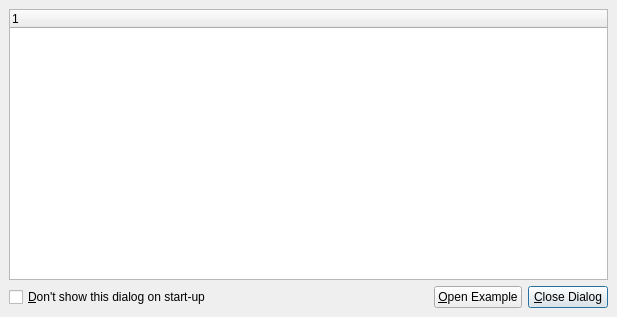
<ui version="4.0" >
 <author></author>
 <comment></comment>
 <exportmacro></exportmacro>
 <class>ExamplesDialogBase</class>
 <widget class="QDialog" name="ExamplesDialogBase" >
  <property name="geometry" >
   <rect>
    <x>0</x>
    <y>0</y>
    <width>617</width>
    <height>317</height>
   </rect>
  </property>
  <property name="sizePolicy" >
   <sizepolicy>
    <hsizetype>5</hsizetype>
    <vsizetype>5</vsizetype>
    <horstretch>0</horstretch>
    <verstretch>0</verstretch>
   </sizepolicy>
  </property>
  <property name="windowTitle" >
   <string>Examples</string>
  </property>
  <layout class="QGridLayout" >
   <property name="margin" >
    <number>9</number>
   </property>
   <property name="spacing" >
    <number>6</number>
   </property>
   <item row="1" column="0" >
    <widget class="QCheckBox" name="showCheckBox_" >
     <property name="text" >
      <string>&amp;Don't show this dialog on start-up</string>
     </property>
     <property name="shortcut" >
      <string>Alt+D</string>
     </property>
    </widget>
   </item>
   <item row="0" column="0" colspan="4" >
    <widget class="QTreeWidget" name="examplesListView_" >
     <property name="rootIsDecorated" >
      <bool>false</bool>
     </property>
    </widget>
   </item>
   <item row="1" column="3" >
    <widget class="QPushButton" name="cancelButton_" >
     <property name="text" >
      <string>&amp;Close Dialog</string>
     </property>
     <property name="shortcut" >
      <string>Alt+C</string>
     </property>
     <property name="default" >
      <bool>true</bool>
     </property>
    </widget>
   </item>
   <item row="1" column="2" >
    <widget class="QPushButton" name="okButton_" >
     <property name="text" >
      <string>&amp;Open Example</string>
     </property>
     <property name="shortcut" >
      <string>Alt+O</string>
     </property>
    </widget>
   </item>
   <item row="1" column="1" >
    <spacer>
     <property name="orientation" >
      <enum>Qt::Horizontal</enum>
     </property>
     <property name="sizeType" >
      <enum>QSizePolicy::Expanding</enum>
     </property>
     <property name="sizeHint" >
      <size>
       <width>111</width>
       <height>20</height>
      </size>
     </property>
    </spacer>
   </item>
  </layout>
 </widget>
 <layoutdefault spacing="6" margin="11" />
 <pixmapfunction>qPixmapFromMimeSource</pixmapfunction>
 <resources/>
 <connections>
  <connection>
   <sender>okButton_</sender>
   <signal>clicked()</signal>
   <receiver>ExamplesDialogBase</receiver>
   <slot>accept()</slot>
   <hints>
    <hint type="sourcelabel" >
     <x>20</x>
     <y>20</y>
    </hint>
    <hint type="destinationlabel" >
     <x>20</x>
     <y>20</y>
    </hint>
   </hints>
  </connection>
  <connection>
   <sender>cancelButton_</sender>
   <signal>clicked()</signal>
   <receiver>ExamplesDialogBase</receiver>
   <slot>reject()</slot>
   <hints>
    <hint type="sourcelabel" >
     <x>20</x>
     <y>20</y>
    </hint>
    <hint type="destinationlabel" >
     <x>20</x>
     <y>20</y>
    </hint>
   </hints>
  </connection>
  <connection>
   <sender>examplesListView_</sender>
   <signal>itemDoubleClicked(QTreeWidgetItem*,int)</signal>
   <receiver>ExamplesDialogBase</receiver>
   <slot>accept()</slot>
   <hints>
    <hint type="sourcelabel" >
     <x>308</x>
     <y>139</y>
    </hint>
    <hint type="destinationlabel" >
     <x>308</x>
     <y>158</y>
    </hint>
   </hints>
  </connection>
 </connections>
</ui>
